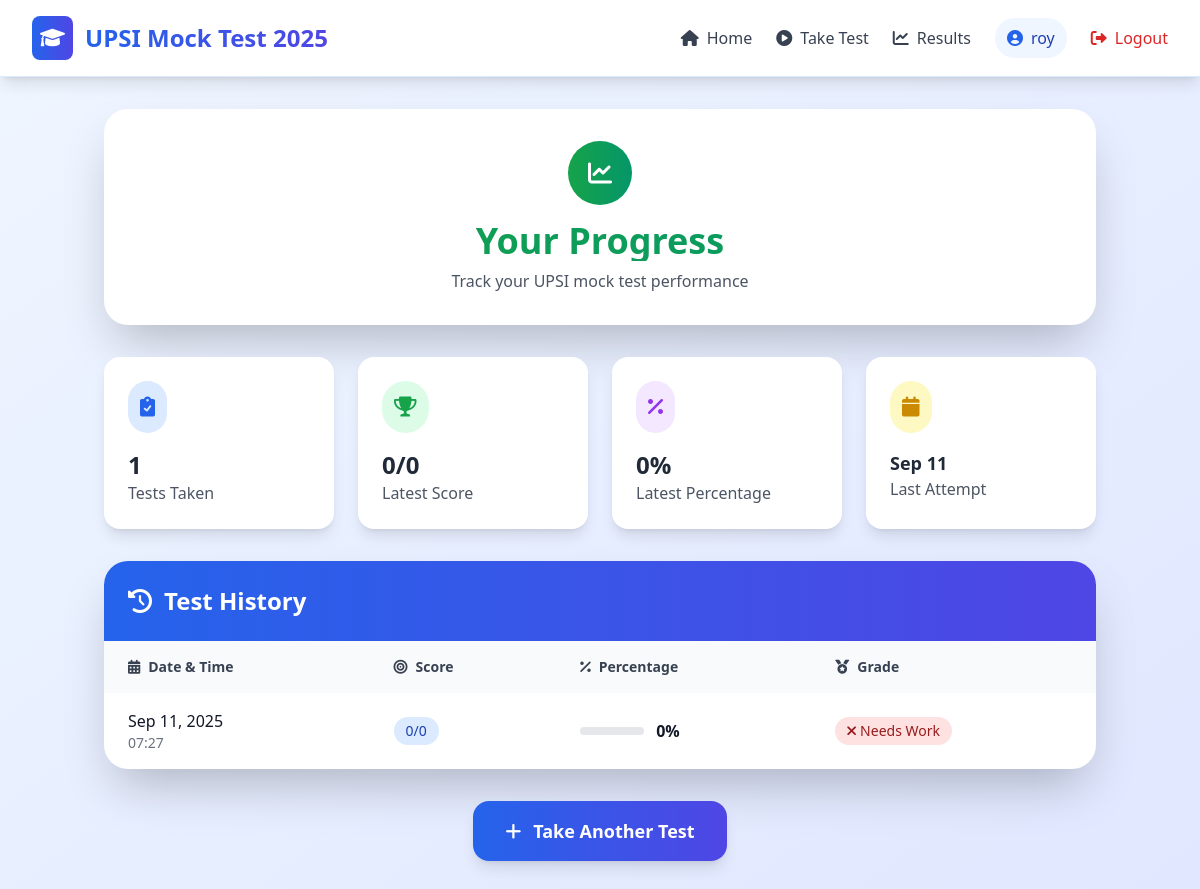
The page /results/ (signed in) on the database its author committed.
### mocktest/models.py (models this page shows)
class TestResult(models.Model):
    user = models.ForeignKey(User, on_delete=models.CASCADE)
    paper = models.ForeignKey(TestPaper, on_delete=models.CASCADE, default=1)
    score = models.IntegerField()
    total_questions = models.IntegerField()
    section_scores = models.JSONField(default=dict)
    completed_at = models.DateTimeField(auto_now_add=True)

### mocktest/views.py (the view)
# urls.py: path('results/', views.results_view, name='results'),
@login_required
def results_view(request):
    results = TestResult.objects.filter(user=request.user).order_by('-completed_at')
    return render(request, 'results.html', {'results': results})

### templates/results.html (shortened to what this page needs)
{% extends 'base.html' %}
{% block content %}
<div class="max-w-6xl mx-auto">
    <div class="bg-white rounded-3xl shadow-2xl p-8 mb-8">
        <div class="text-center">
            <div class="bg-gradient-to-r from-green-600 to-emerald-600 w-16 h-16 rounded-full flex items-center justify-center mx-auto mb-4">
                <i class="fas fa-chart-line text-white text-2xl"></i>
            </div>
            <h1 class="text-4xl font-bold bg-gradient-to-r from-green-600 to-emerald-600 bg-clip-text text-transparent mb-2">Your Progress</h1>
            <p class="text-gray-600">Track your UPSI mock test performance</p>
        </div>
    </div>
    {% if results %}
        {% with results|first as latest_result %}
        {% with results|length as total_tests %}
        <div class="grid md:grid-cols-4 gap-6 mb-8">
            <div class="bg-white rounded-2xl p-6 shadow-lg">
                <div class="flex items-center justify-between mb-4">
                    <div class="bg-blue-100 p-3 rounded-full">
                        <i class="fas fa-clipboard-check text-blue-600 text-xl"></i>
                    </div>
                </div>
                <h3 class="text-2xl font-bold text-gray-800">{{ total_tests }}</h3>
                <p class="text-gray-600">Tests Taken</p>
            </div>
            <div class="bg-white rounded-2xl p-6 shadow-lg">
                <div class="flex items-center justify-between mb-4">
                    <div class="bg-green-100 p-3 rounded-full">
                        <i class="fas fa-trophy text-green-600 text-xl"></i>
                    </div>
                </div>
                <h3 class="text-2xl font-bold text-gray-800">{{ latest_result.score }}/{{ latest_result.total_questions }}</h3>
                <p class="text-gray-600">Latest Score</p>
            </div>
            <div class="bg-white rounded-2xl p-6 shadow-lg">
                <div class="flex items-center justify-between mb-4">
                    <div class="bg-purple-100 p-3 rounded-full">
                        <i class="fas fa-percentage text-purple-600 text-xl"></i>
                    </div>
                </div>
                <h3 class="text-2xl font-bold text-gray-800">{% widthratio latest_result.score latest_result.total_questions 100 %}%</h3>
                <p class="text-gray-600">Latest Percentage</p>
            </div>
            <div class="bg-white rounded-2xl p-6 shadow-lg">
                <div class="flex items-center justify-between mb-4">
                    <div class="bg-yellow-100 p-3 rounded-full">
                        <i class="fas fa-calendar text-yellow-600 text-xl"></i>
                    </div>
                </div>
                <h3 class="text-lg font-bold text-gray-800">{{ latest_result.completed_at|date:"M d" }}</h3>
                <p class="text-gray-600">Last Attempt</p>
            </div>
        </div>
        {% endwith %}
        {% endwith %}
        <div class="bg-white rounded-3xl shadow-2xl overflow-hidden">
            <div class="bg-gradient-to-r from-blue-600 to-indigo-600 p-6">
                <h2 class="text-2xl font-bold text-white flex items-center">
                    <i class="fas fa-history mr-3"></i>
                    Test History
                </h2>
            </div>
            <div class="overflow-x-auto">
                <table class="w-full">
                    <thead class="bg-gray-50">
                        <tr>
                            <th class="px-6 py-4 text-left text-sm font-semibold text-gray-700">
                                <i class="fas fa-calendar-alt mr-2"></i>Date & Time
                            </th>
                            <th class="px-6 py-4 text-left text-sm font-semibold text-gray-700">
                                <i class="fas fa-bullseye mr-2"></i>Score
                            </th>
                            <th class="px-6 py-4 text-left text-sm font-semibold text-gray-700">
                                <i class="fas fa-percentage mr-2"></i>Percentage
                            </th>
                            <th class="px-6 py-4 text-left text-sm font-semibold text-gray-700">
                                <i class="fas fa-medal mr-2"></i>Grade
                            </th>
                        </tr>
                    </thead>
                    <tbody class="divide-y divide-gray-200">
                        {% for result in results %}
                        {% widthratio result.score result.total_questions 100 as percentage %}
                        <tr class="hover:bg-gray-50 transition-colors duration-200">
                            <td class="px-6 py-4">
                                <div class="flex flex-col">
                                    <span class="font-medium text-gray-900">{{ result.completed_at|date:"M d, Y" }}</span>
                                    <span class="text-sm text-gray-500">{{ result.completed_at|date:"H:i" }}</span>
                                </div>
                            </td>
                            <td class="px-6 py-4">
                                <span class="inline-flex items-center px-3 py-1 rounded-full text-sm font-medium bg-blue-100 text-blue-800">
                                    {{ result.score }}/{{ result.total_questions }}
                                </span>
                            </td>
                            <td class="px-6 py-4">
                                <div class="flex items-center">
                                    <div class="w-16 bg-gray-200 rounded-full h-2 mr-3">
                                    </div>
                                    <span class="font-semibold text-gray-900">{{ percentage }}%</span>
                                </div>
                            </td>
                            <td class="px-6 py-4">
                                {% if percentage >= 80 %}
                                    <span class="inline-flex items-center px-3 py-1 rounded-full text-sm font-medium bg-green-100 text-green-800">
                                        <i class="fas fa-star mr-1"></i>Excellent
                                    </span>
                                {% elif percentage >= 60 %}
                                    <span class="inline-flex items-center px-3 py-1 rounded-full text-sm font-medium bg-blue-100 text-blue-800">
                                        <i class="fas fa-thumbs-up mr-1"></i>Good
                                    </span>
                                {% elif percentage >= 40 %}
                                    <span class="inline-flex items-center px-3 py-1 rounded-full text-sm font-medium bg-yellow-100 text-yellow-800">
                                        <i class="fas fa-exclamation mr-1"></i>Average
                                    </span>
                                {% else %}
                                    <span class="inline-flex items-center px-3 py-1 rounded-full text-sm font-medium bg-red-100 text-red-800">
                                        <i class="fas fa-times mr-1"></i>Needs Work
                                    </span>
                                {% endif %}
                            </td>
                        </tr>
                        {% endfor %}
                    </tbody>
                </table>
            </div>
        </div>
        <div class="text-center mt-8">
            <a href="{% url 'papers' %}" class="inline-flex items-center bg-gradient-to-r from-blue-600 to-indigo-600 text-white px-8 py-4 rounded-2xl text-lg font-semibold hover:from-blue-700 hover:to-indigo-700 transition-all duration-200 shadow-lg hover:shadow-xl transform hover:scale-105">
                <i class="fas fa-plus mr-3"></i>
                Take Another Test
            </a>
        </div>
    {% endif %}
</div>
{% endblock %}

### templates/base.html (shortened to what this page needs)
<!DOCTYPE html>
<html lang="en">
<head>
    <script src="https://cdn.tailwindcss.com"></script>
    <link href="https://cdnjs.cloudflare.com/ajax/libs/font-awesome/6.0.0/css/all.min.css" rel="stylesheet">
</head>
<body class="bg-gradient-to-br from-blue-50 to-indigo-100 min-h-screen">
    <nav class="bg-white shadow-lg border-b border-blue-100 sticky top-0 z-50">
        <div class="max-w-7xl mx-auto px-4 sm:px-6 lg:px-8">
            <div class="flex justify-between items-center py-3 sm:py-4">
                <div class="flex items-center space-x-2 sm:space-x-3">
                    <div class="bg-gradient-to-r from-blue-600 to-indigo-600 p-1.5 sm:p-2 rounded-lg">
                        <i class="fas fa-graduation-cap text-white text-lg sm:text-xl"></i>
                    </div>
                    <h1 class="text-lg sm:text-xl lg:text-2xl font-bold bg-gradient-to-r from-blue-600 to-indigo-600 bg-clip-text text-transparent hidden sm:block">UPSI Mock Test 2025</h1>
                </div>
                {% if user.is_authenticated %}
                    <div class="hidden lg:flex items-center space-x-6">
                        <a href="{% url 'home' %}" class="flex items-center space-x-2 text-gray-700 hover:text-blue-600 transition-colors duration-200">
                            <i class="fas fa-home"></i>
                            <span>Home</span>
                        </a>
                        <a href="{% url 'papers' %}" class="flex items-center space-x-2 text-gray-700 hover:text-blue-600 transition-colors duration-200">
                            <i class="fas fa-play-circle"></i>
                            <span>Take Test</span>
                        </a>
                        <a href="{% url 'results' %}" class="flex items-center space-x-2 text-gray-700 hover:text-blue-600 transition-colors duration-200">
                            <i class="fas fa-chart-line"></i>
                            <span>Results</span>
                        </a>
                        <div class="flex items-center space-x-2 bg-blue-50 px-3 py-2 rounded-full">
                            <i class="fas fa-user-circle text-blue-600"></i>
                            <span class="text-blue-800 font-medium">{{ user.username }}</span>
                        </div>
                        <a href="{% url 'logout' %}" class="flex items-center space-x-2 text-red-600 hover:text-red-700 transition-colors duration-200">
                            <i class="fas fa-sign-out-alt"></i>
                            <span>Logout</span>
                        </a>
                    </div>
                {% endif %}
            </div>
        </div>
    </nav>
    <main class="container mx-auto mt-8 px-4 pb-12">
        {% block content %}
        {% endblock %}
    </main>
</body>
</html>

### rows shown on the page
TestResult: score "0", total_questions "0", score+total_questions "0", completed_at "Sep 11", completed_at "Sep 11, 2025", completed_at "07:27", percentage "0"

### other values the page prints
{{ user.username }} "roy"
{{ total_tests }} "1"
